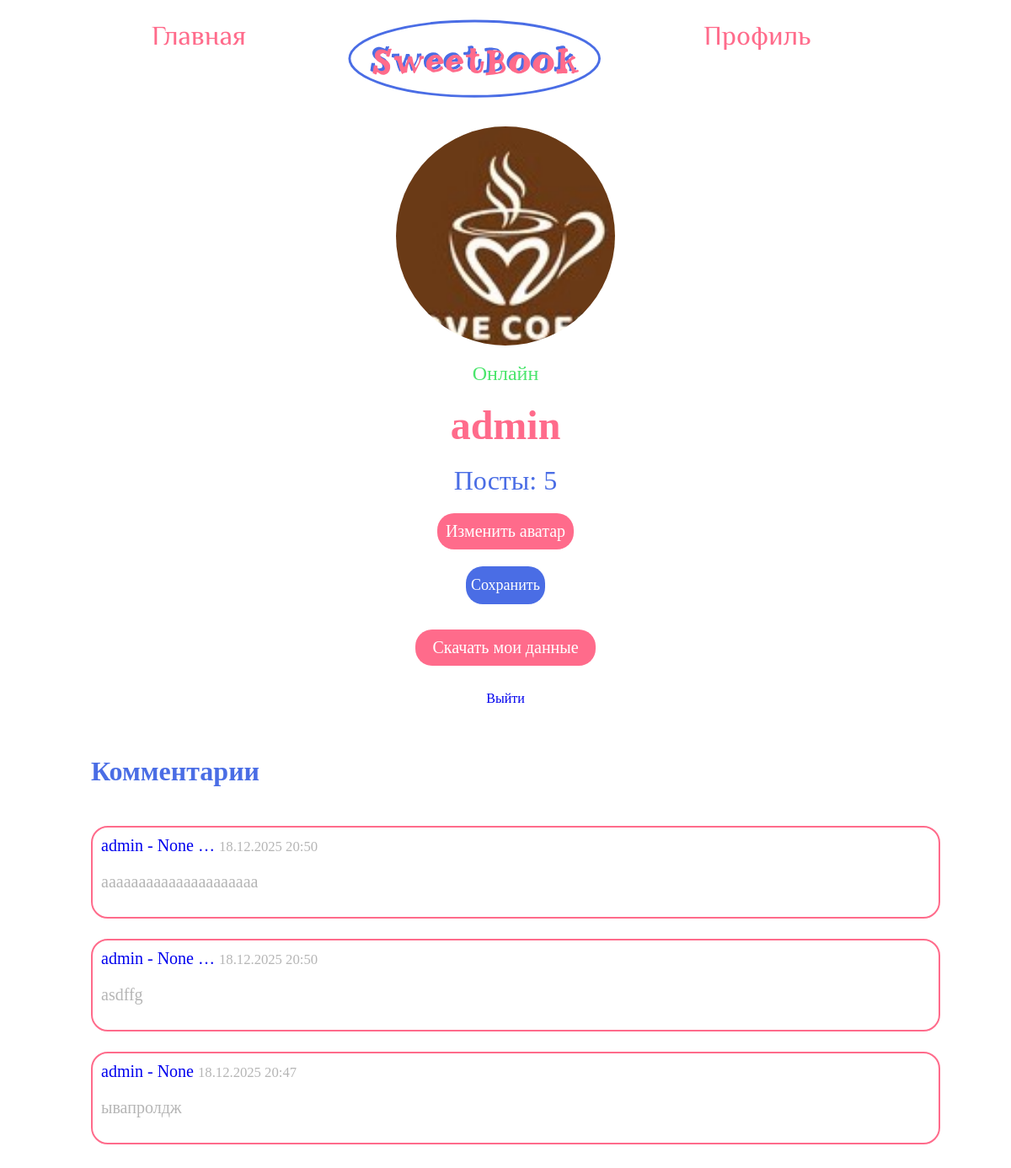
/users/profile/ (signed in), run on the app's committed database.
### users/models.py (models this page shows, shortened)
class User(AbstractUser):
    username = models.CharField(
        max_length=150,
        unique=True,
        validators=[alphanumeric_validator],
    )
    phone = models.CharField(
        max_length=20,
        blank=True,
        validators=[numeric_validator],
    )
    avatar = models.ImageField(
        upload_to='avatars/',
        blank=True,
        null=True,
        default='avatars/default.png',
    )
    is_online = models.BooleanField(default=False)
    last_seen = models.DateTimeField(null=True, blank=True)
    def update_last_seen(self):
        self.last_seen = timezone.now()
        self.is_online = True
        self.save(update_fields=['last_seen', 'is_online'])

### posts/models.py (models this page shows, shortened)
class Comment(models.Model):
    post = models.ForeignKey(Post, on_delete=models.CASCADE, related_name="comments")
    author = models.ForeignKey(settings.AUTH_USER_MODEL, on_delete=models.CASCADE)
    text = models.TextField()
    created_at = models.DateTimeField(auto_now_add=True)
    class Meta:
        ordering = ["-created_at"]

class Post(models.Model):
    author = models.ForeignKey(
        settings.AUTH_USER_MODEL,
        on_delete=models.CASCADE,
        related_name="posts",
        verbose_name="Автор",
    )
    text = models.TextField("Текст поста")
    created_at = models.DateTimeField("Дата создания", auto_now_add=True)
    class Meta:
        ordering = ["-created_at"]
        verbose_name = "Пост"
        verbose_name_plural = "Посты"
    def __str__(self):
        return f"{self.author.username} - {self.text[:50]}"

### users/views.py (the view)
# urls.py: path("profile/", views.profile_view, name="profile"),
@login_required
def profile_view(request):
    user_id = request.GET.get('user')
    if user_id:
        user_obj = get_object_or_404(User, id=user_id)
    else:
        user_obj = request.user
    if request.method == 'POST' and request.user == user_obj:
        form = AvatarUpdateForm(request.POST, request.FILES, instance=request.user)
        if form.is_valid():
            form.save()
            return redirect('users:profile')
    else:
        form = AvatarUpdateForm(instance=request.user)
    request.user.update_last_seen()
    return render(request, 'users/profile.html', {
        'user_obj': user_obj,
        'avatar_form': form,
    })

### users/templates/users/profile.html (shortened to what this page needs)
{% extends 'base.html' %}
{% load static %}
{% block content %}
  <main class="profile-main">
    <div class="user-info">
      {% if user_obj.avatar %}
        <img src="{{ user_obj.avatar.url }}" alt="" class="user-avatar" />
      {% else %}
        <img src="{% static 'images/default_avatar.jpg' %}" alt="" class="user-avatar" />
      {% endif %}
      <span class="status">
        {% if user_obj.is_online %}
          <p class="online">Онлайн</p>
        {% else %}
          <p class="offline">
            Оффлайн<br />
            <small>Был(а) в сети {{ user_obj.last_seen|date:'d.m.Y H:i' }}</small>
          </p>
        {% endif %}
      </span>
      <h1>{{ user_obj.username }}</h1>
      <div class="stat">
        <span class="posts-count">Посты: {{ user_obj.posts.count }}</span>
      </div>
      {% if user_obj == user %}
        <form method="post" enctype="multipart/form-data" class="reg-form">
          <label for="id_avatar" class="change-button">Изменить аватар</label>
          <button type="submit" class="log-button">Сохранить</button>
        </form>
        {% if user_obj == user %}
          <a href="{% url 'users:download_data' %}" class="download-btn">Скачать мои данные</a>
        {% endif %}
        <a href="{% url 'users:logout' %}">Выйти</a>
      {% endif %}
    </div>
    <div class="comm-history">
      <h2 class="history">Комментарии</h2>
      <div class="comm-container">
        {% for comment in user_obj.comment_set.all %}
          <div class="comment">
            <div class="comment-header">
              <a href="{% url 'posts:detail' comment.post.id %}">{{ comment.post|truncatewords:3 }}</a>
              <small>{{ comment.created_at|date:'d.m.Y H:i' }}</small>
            </div>
            <p>{{ comment.text|truncatewords:20 }}</p>
          </div>
        {% empty %}
          <div class="comment">-</div>
        {% endfor %}
      </div>
    </div>
  </main>
{% endblock %}

### static/css/style.css (style rules this page uses)
body { padding: 0 100px; }
a { text-decoration: none; }
button { border: none; font-family: 'ElMessiri'; }
main { display: flex; flex-direction: column; padding-top: 100px; }
h2 { color: white; font-family: 'Firenight'; }
.reg-form { display: flex; flex-direction: column; row-gap: 20px; font-size: 20px; align-items: center; }
.log-button { border-radius: 20px; color: white !important; background-color: #4A6DE5; height: 45px !important; font-size: 18px; border: none; font-family: 'ElMessiri'; }
.user-avatar { width: 350px; height: 350px; border-radius: 50%; object-fit: cover; }
.profile-main { display: flex; column-gap: 200px; flex-direction: row; margin: 60px 80px; }
.user-info { display: flex; flex-direction: column; row-gap: 20px; align-items: center; }
h1 { color: #FF6B8B; font-size: 48px; margin: 0; }
.status { font-family: 'ElMessiri'; font-size: 24px; }
.online { color: #4ae56c; margin: 0; }
.change-button { display: flex; padding: 10px; font-family: 'ElMessiri'; font-size: 20px; background-color: #FF6B8B; color: #fff; border: none; border-radius: 20px; }
.stat { display: flex; flex-direction: column; row-gap: 20px; align-items: center; }
.posts-count { font-family: 'ElMessiri'; color: #4A6DE5; font-size: 32px; }
.download-btn { display: inline-block; background: #FF6B8B; color: white; padding: 10px 20px; text-decoration: none; margin: 10px 0; font-size: 20px; font-family: 'ElMessiri'; border-radius: 20px; }
.comm-history { display: flex; flex-direction: column; row-gap: 20px; }
.history { color: #4A6DE5; font-family: 'ElMessiri'; font-size: 32px; }
.comm-container { display: flex; flex-direction: row; flex-wrap: wrap; gap: 40px; justify-content: space-between; }
.comment { padding: 10px; color: #B5B5B5; font-size: 20px; font-family: 'ElMessiri'; width: 40%; border-radius: 20px; border: #FF6B8B solid 2px; }
@media (min-width: 961px) and (max-width: 1200px) { body { padding: 0 60px; } }
@media (min-width: 961px) and (max-width: 1200px) { h1 { margin: 0; } }
@media (min-width: 961px) and (max-width: 1200px) { main { padding-top: 100px; padding-bottom: 0; } }
@media (min-width: 961px) and (max-width: 1200px) { .profile-main { flex-direction: column; margin: 50px 40px; row-gap: 32px; } }
@media (min-width: 961px) and (max-width: 1200px) { .user-info { row-gap: 20px; } }
@media (min-width: 961px) and (max-width: 1200px) { .user-avatar { width: 260px; height: 260px; } }
@media (min-width: 961px) and (max-width: 1200px) { .comm-container { flex-direction: column; gap: 24px; } }
@media (min-width: 961px) and (max-width: 1200px) { .comment { width: 100%; } }

### data on the page
User: avatar (picture), username "admin", posts.count "5"
Comment: post "admin - None …", created_at "18.12.2025 20:50", text "aaaaaaaaaaaaaaaaaaaaa"
Comment: post "admin - None …", created_at "18.12.2025 20:50", text "asdffg"
Comment: post "admin - None", created_at "18.12.2025 20:47", text "ывапролдж"
